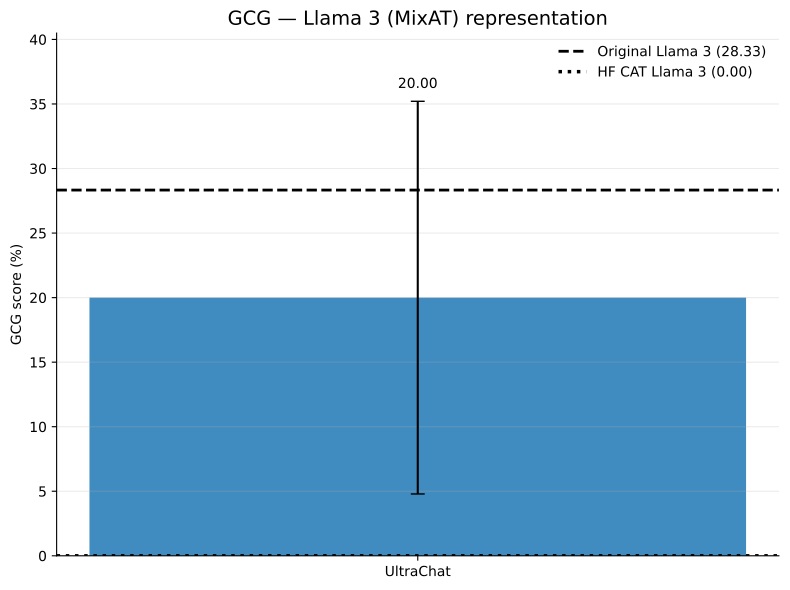

Write the Python code that produced this figure.
import numpy as np
import matplotlib.pyplot as plt

from pathlib import Path
from matplotlib.backends.backend_pdf import PdfPages


# ============================================================
# Configuration
# ============================================================

MODEL_NAME = "Llama 3 (MixAT)"
METRIC_NAME = "GCG"
COLOR = "C0"

eps = np.array([
    0.075,
    0.150,
    0.300,
    0.600,
])


# ============================================================
# Representation
# ============================================================

github = (20.00, 15.21)

references = {
    "Original Llama 3": 28.33,
    "HuggingFace CAT Llama 3": 0.00,
}


# ============================================================
# Relative learning-rate representation
# ============================================================

relative = {
    "y": [
        25.83,
        12.50,
        17.50,
        25.00,
    ],
    "err": [
        1.44,
        2.50,
        6.61,
        10.90,
    ],
}


# ============================================================
# Representation plot
# ============================================================

def plot_representation():
    fig, ax = plt.subplots(figsize=(8, 6))

    value, error = github

    original = references["Original Llama 3"]
    hf = references["HuggingFace CAT Llama 3"]

    # --------------------------------------------------------
    # GitHub Llama 3 bar
    # --------------------------------------------------------

    bar = ax.bar(
        [0],
        [value],
        yerr=[error],
        capsize=5,
        width=0.55,
        color=COLOR,
        alpha=0.85,
    )[0]

    # --------------------------------------------------------
    # Reference lines
    # --------------------------------------------------------

    ax.axhline(
        original,
        linestyle="--",
        linewidth=2,
        color="black",
        label=f"Original Llama 3 ({original:.2f})",
    )

    ax.axhline(
        hf,
        linestyle=":",
        linewidth=2.5,
        color="black",
        label=f"HF CAT Llama 3 ({hf:.2f})",
    )

    # --------------------------------------------------------
    # Y axis
    # --------------------------------------------------------

    ymax = max(
        value + error,
        original,
        hf,
    ) * 1.15

    ax.set_ylim(
        0,
        ymax,
    )

    # --------------------------------------------------------
    # Numerical value
    # --------------------------------------------------------

    ax.text(
        bar.get_x() + bar.get_width() / 2,
        value + error + ymax * 0.02,
        f"{value:.2f}",
        ha="center",
        va="bottom",
        fontsize=10,
    )

    # --------------------------------------------------------
    # X axis
    # --------------------------------------------------------

    ax.set_xticks([0])

    ax.set_xticklabels([
        "UltraChat"
    ])

    # --------------------------------------------------------
    # Labels / styling
    # --------------------------------------------------------

    ax.set_ylabel(
        "GCG score (%)"
    )

    ax.set_title(
        f"{METRIC_NAME} — {MODEL_NAME} representation",
        fontsize=14,
    )

    ax.grid(
        axis="y",
        alpha=0.25,
    )

    ax.spines["top"].set_visible(False)
    ax.spines["right"].set_visible(False)

    ax.legend(
        frameon=False,
    )

    fig.tight_layout()

    return fig


# ============================================================
# Relative learning-rate plot
# ============================================================

def plot_relative_lr():
    fig, ax = plt.subplots(figsize=(8, 6))

    y = np.array(
        relative["y"],
        dtype=float,
    )

    err = np.array(
        relative["err"],
        dtype=float,
    )

    # --------------------------------------------------------
    # Line + markers
    # --------------------------------------------------------

    ax.plot(
        eps,
        y,
        marker="o",
        markersize=7,
        linewidth=2,
        color=COLOR,
        label="UltraChat",
    )

    # --------------------------------------------------------
    # Error bars
    # --------------------------------------------------------

    ax.errorbar(
        eps,
        y,
        yerr=err,
        fmt="none",
        capsize=4,
        color=COLOR,
    )

    # --------------------------------------------------------
    # Y axis
    # --------------------------------------------------------

    ymax = np.max(
        y + err
    ) * 1.15

    ax.set_ylim(
        0,
        ymax,
    )

    # --------------------------------------------------------
    # X axis
    # --------------------------------------------------------

    ax.set_xlabel(
        r"Configuration multiplier $s$"
    )

    ax.set_xticks(eps)

    ax.set_xticklabels([
        "0.075",
        "0.150",
        "0.300",
        "0.600",
    ])

    # --------------------------------------------------------
    # Labels / styling
    # --------------------------------------------------------

    ax.set_ylabel(
        "GCG score (%)"
    )

    ax.set_title(
        f"{METRIC_NAME} — {MODEL_NAME} relative learning rate",
        fontsize=14,
    )

    ax.grid(
        axis="y",
        alpha=0.25,
    )

    ax.spines["top"].set_visible(False)
    ax.spines["right"].set_visible(False)

    ax.legend(
        frameon=False,
    )

    fig.tight_layout()

    return fig


# ============================================================
# Generate
# ============================================================

figures = [
    plot_representation(),
    plot_relative_lr(),
]


# ============================================================
# Save to ONE multipage PDF
# ============================================================

script_path = Path(__file__).resolve()
pdf_path = script_path.with_suffix(".pdf")

with PdfPages(pdf_path) as pdf:
    for fig in figures:
        pdf.savefig(
            fig,
            bbox_inches="tight",
        )

print(
    f"Saved {len(figures)} figures to:\n"
    f"{pdf_path}"
)


# ============================================================
# Display
# ============================================================

plt.show()
